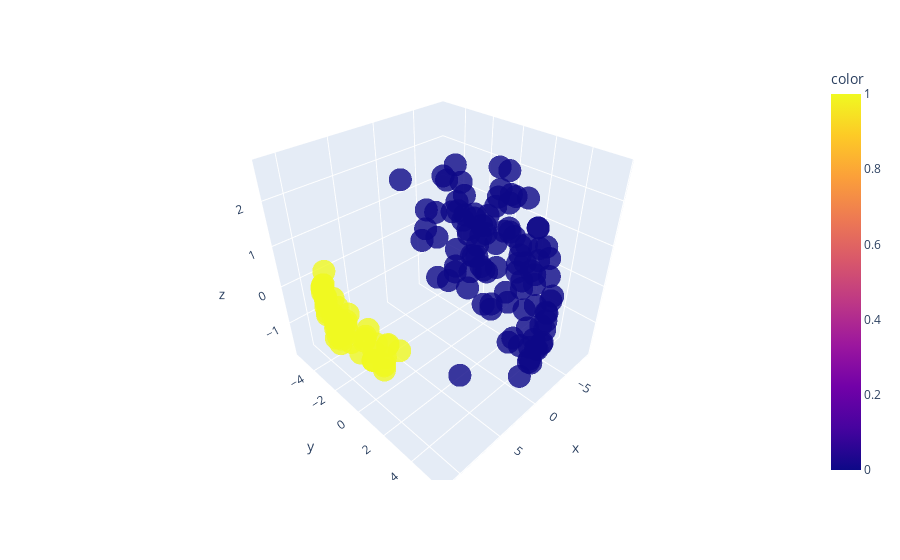

Notebook code for this chart:
### Code cell
dist = 1-cosine_similarity(train_data)

pca = PCA(3)
pca.fit(dist)
X_PCA = pca.transform(dist)

# Visualizing all the clusters 
fig = px.scatter_3d(x=X_PCA[:,0], y=X_PCA[:,1], z=X_PCA[:,2],
                    color=y, opacity=0.8)
fig.show()

### Figure 1 — Plotly figure (JSON) as saved in the notebook; plotly's stock layout.template omitted (floating-point values rounded to 4 significant figures; data arrays with more than 128 entries replaced by an {"elided": "..."} marker saying what was removed)
{"data": [{"hovertemplate": "x=%{x}<br>y=%{y}<br>z=%{z}<br>color=%{marker.color}<extra></extra>", "legendgroup": "", "marker": {"color": {"elided": "150 int values"}, "coloraxis": "coloraxis", "opacity": 0.8, "symbol": "circle"}, "mode": "markers", "name": "", "scene": "scene", "showlegend": false, "type": "scatter3d", "x": {"elided": "150 float values"}, "y": {"elided": "150 float values"}, "z": {"elided": "150 float values"}}], "layout": {"coloraxis": {"colorbar": {"title": {"text": "color"}}, "colorscale": [[0, "#0d0887"], [0.1111, "#46039f"], [0.2222, "#7201a8"], [0.3333, "#9c179e"], [0.4444, "#bd3786"], [0.5556, "#d8576b"], [0.6667, "#ed7953"], [0.7778, "#fb9f3a"], [0.8889, "#fdca26"], [1, "#f0f921"]]}, "legend": {"tracegroupgap": 0}, "margin": {"t": 60}, "scene": {"domain": {"x": [0, 1], "y": [0, 1]}, "xaxis": {"title": {"text": "x"}}, "yaxis": {"title": {"text": "y"}}, "zaxis": {"title": {"text": "z"}}}}}
